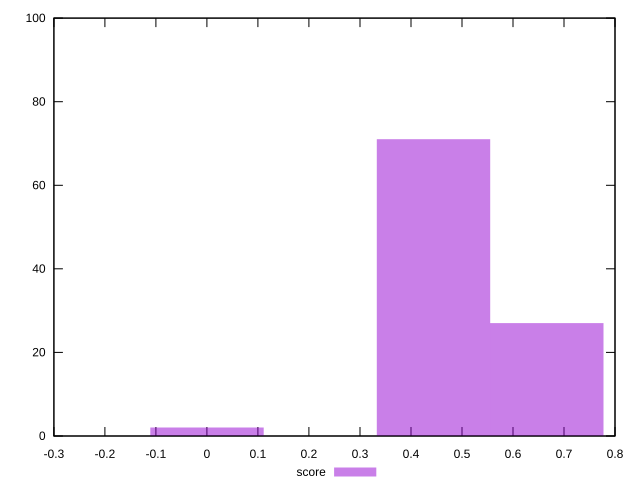

Here is the gnuplot script that generated this plot:
reset
set terminal svg size 640, 490
set output "reprap/speed-index/samples/pages/score/histogram.svg"

$score <<EOF
0 2
0.6662439505435593 27
0.44416263369570624 71
EOF

set key outside below
set boxwidth 0.22208131684785312
set yrange [0:100]
set style fill transparent solid 0.5 noborder

plot \
  $score title "score" with boxes, \


reset
